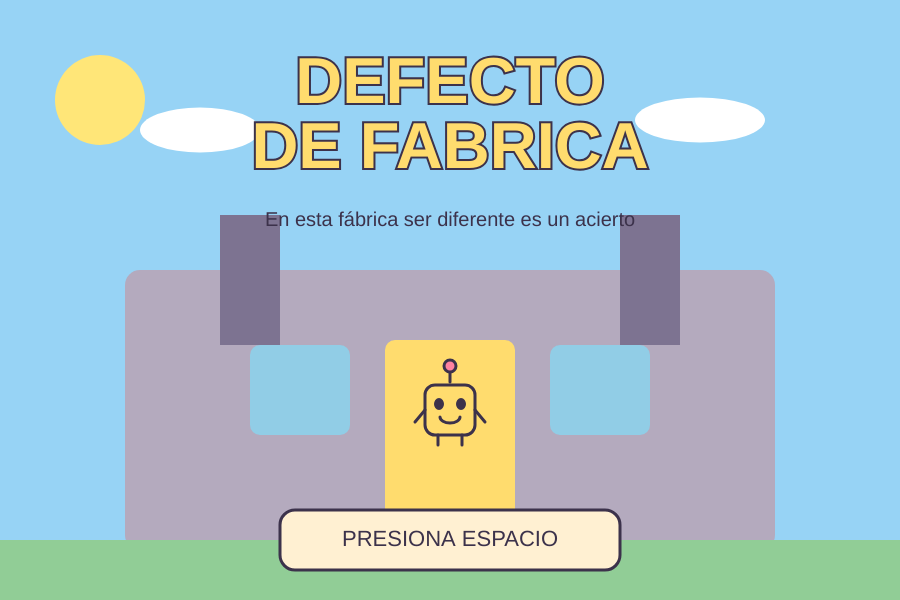
Frame 1 (no input)
Frame 60 (no input): identical to frame 1, image omitted
Frame 120 (the mouse pressed at the canvas centre since frame 60): identical to frame 1, image omitted

The p5.js sketch that drew this single still picture (run headless with seeded random() and noise() and a simulated clock; from frame 60 on, the mouse is pressed at the canvas centre):

// p5.js sketch
// ── sketch.js
/*
Sara Sofía Velásquez
Ejercicio FINAL
Defecto de fábrica

INTERPRETACIÓN DEL PROYECTO

Defecto de fábrica es un videojuego que explora la desobediencia como una forma de pensamiento crítico.
La idea nace de cuestionar por qué normalmente relacionamos obedecer con hacer las cosas bien y desobedecer con cometer errores.

En este juego se invierte esa lógica.El jugador debe hacer lo contrario de las instrucciones de la fábrica para avanzar y ganar.

La fábrica representa un sistema que establece reglas y controla
el comportamiento de los juguetes.

El robot representa al jugador,quien tiene la posibilidad de cuestionar y desafiar esas órdenes.

La frase principal es:
"En esta fábrica ser diferente
es un acierto".

FUNCIONALIDADES

1. El juego tiene cuatro pantallas:
inicio, juego, victoria y derrota.

2. El jugador controla un robot
amarillo creado con la clase Jugador.

3. Los juguetes están construidos
con la clase Juguete y tienen
distintas formas, colores y movimientos.

4. Existen cinco niveles con órdenes
que el jugador debe desobedecer.

5. Cada nivel requiere tres aciertos,
excepto el nivel de espacio.

6. La dificultad aumenta porque
los juguetes se mueven más rápido
al avanzar de nivel.

7. El jugador tiene un tiempo límite
y puede acumular hasta tres errores.

8. Si completa los cinco niveles,
gana y aparece el mensaje:
"GANASTE, ERES UN DESAFIANTE".

9. Si acumula tres errores, pierde
y aparece el mensaje:
"DEJA DE SEGUIR LAS INSTRUCCIONES".

10. El jugador puede interactuar
mediante teclado o mouse.
También puede tocar los juguetes
desde una pantalla táctil.

HERRAMIENTAS DE PROGRAMACIÓN
setup()
draw()
Variables
Condicionales if
Ciclos for
Arreglos
Clases y objetos
Funciones
keyPressed()
mousePressed()
keyIsDown()
random()
dist()
translate() y rotate()
Figuras geométricas

REFERENTE CONCEPTUAL
There Is No Game: Wrong Dimension
Draw Me A Pixel, 2020.

Se tomó como referencia la idea
de cuestionar las instrucciones
para poder avanzar.Esta idea fue adaptada a una fábrica de juguetes con un robot,figuras geométricas y cinco niveles.

REFLEXIÓN PERSONAL

Este proyecto me permitió entender
que la desobediencia no siempre
representa algo negativo.A veces cuestionar una instrucción
puede ser una manera de pensardiferente, desarrollar creatividad
y tomar decisiones propias.
Mi intención es que el jugador experimente la contradicción entre
obedecer y ganar, y reflexione sobre las instrucciones que seguimos
en nuestra vida cotidiana.

DESCRIPCIÓN GENERAL

El jugador controla un robot amarillo
que debe desobedecer las órdenes.

El juego tiene cuatro pantallas:
0: Inicio
1: Juego
2: Victoria
3: Derrota

Cada nivel necesita tres aciertos,
excepto la orden de espacio.

Los juguetes se mueven más rápido
cada vez que se supera un nivel.

El jugador pierde con tres errores.

El jugador se mueve con las flechas
y selecciona juguetes cercanos con E.

También puede tocar los juguetes
con el mouse o una pantalla táctil.

Los dibujos se construyeron con
figuras geométricas de p5.js.
*/

// VARIABLES GENERALES
// Guardan la información del juego.

let juguetes = [];
let jugador;

let pantalla = 0;
let nivel = 0;
let puntos = 0;
let errores = 0;
let aciertosNivel = 0;

let tiempo = 0;
let limite = 1800;

// ARREGLO DE ÓRDENES
// Guarda las instrucciones de los niveles.

let ordenes = [
  "NO TOQUES LAS ESTRELLAS",
  "NO TOQUES LOS CIRCULOS",
  "NO PRESIONES ESPACIO",
  "NO TOQUES LOS TRIANGULOS",
  "NO TOQUES LOS CUADRADOS"
];

// SETUP
// Se ejecuta una sola vez.
// Configura el lienzo y crea los objetos.

function setup() {
  createCanvas(900, 600);

  rectMode(CENTER);
  angleMode(DEGREES);
  textAlign(CENTER, CENTER);

  jugador = new Jugador(450, 470);

  crearJuguetes();
}

// FUNCIÓN PARA CREAR JUGUETES
// Utiliza dos ciclos for para crear
// 12 juguetes organizados en 3 filas
// y 4 columnas.

function crearJuguetes() {
  juguetes = [];

  for (let fila = 0; fila < 3; fila++) {
    for (let columna = 0; columna < 4; columna++) {

      let x = 140 + columna * 205;
      let y = 255 + fila * 105;

      juguetes.push(
        new Juguete(x, y, columna)
      );
    }
  }
}

// DRAW
// Se ejecuta constantemente.
// Utiliza condicionales para mostrar
// la pantalla correspondiente.

function draw() {

  if (pantalla === 0) {
    pantallaInicio();
  }

  if (pantalla === 1) {
    pantallaJuego();
  }

  if (pantalla === 2) {
    pantallaVictoria();
  }

  if (pantalla === 3) {
    pantallaDerrota();
  }
}

// CLASE JUGADOR
// Es el molde para crear el robot.
// Tiene posición, velocidad y
// comportamientos de movimiento,
// dibujo y selección.

class Jugador {

  constructor(x, y) {
    this.x = x;
    this.y = y;
    this.velocidad = 4;
  }

  // MOVER
  // keyIsDown detecta las flechas.
  // constrain evita que el robot
  // salga de los límites del juego.

  mover() {

    if (keyIsDown(LEFT_ARROW)) {
      this.x -= this.velocidad;
    }

    if (keyIsDown(RIGHT_ARROW)) {
      this.x += this.velocidad;
    }

    if (keyIsDown(UP_ARROW)) {
      this.y -= this.velocidad;
    }

    if (keyIsDown(DOWN_ARROW)) {
      this.y += this.velocidad;
    }

    this.x = constrain(this.x, 40, 860);
    this.y = constrain(this.y, 235, 470);
  }

  // MOSTRAR
  // Dibuja el robot amarillo
  // utilizando figuras geométricas.

  mostrar() {

    push();
    translate(this.x, this.y);

    stroke(60, 50, 75);
    strokeWeight(3);

    // Antena
    line(0, -28, 0, -42);

    fill(255, 130, 160);
    ellipse(0, -44, 12);

    // Cuerpo
    fill(255, 220, 110);
    rect(0, 0, 50, 50, 10);

    // Ojos
    fill(60, 50, 75);
    ellipse(-11, -6, 7, 9);
    ellipse(11, -6, 7, 9);

    // Boca
    noFill();
    arc(0, 7, 20, 12, 0, 180);

    // Brazos
    line(-25, 0, -35, 12);
    line(25, 0, 35, 12);

    // Piernas
    line(-12, 25, -12, 35);
    line(12, 25, 12, 35);

    pop();
  }

  // CERCA
  // dist calcula la distancia
  // entre el robot y un juguete.

  cerca(juguete) {

    let d = dist(
      this.x,
      this.y,
      juguete.x,
      juguete.y
    );

    return d < 75;
  }

  // SELECCIONAR
  // Permite interactuar con
  // los juguetes cercanos.
  // Busca el juguete disponible
  // más cercano al robot.

  seleccionar() {

    if (nivel === 2) {
      return;
    }

    let elegido = null;
    let menor = 75;

    for (let i = 0; i < juguetes.length; i++) {

      let d = dist(
        this.x,
        this.y,
        juguetes[i].x,
        juguetes[i].y
      );

      if (
        d < menor &&
        !juguetes[i].liberado
      ) {
        menor = d;
        elegido = juguetes[i];
      }
    }

    if (elegido !== null) {
      comprobar(elegido);
    }
  }
}

// CLASE JUGUETE
// Crea estrellas, círculos,
// triángulos y cuadrados.
// Cada juguete tiene movimiento,
// rotación y reacciones propias.

class Juguete {

  constructor(x, y, tipo) {

    this.x = x;
    this.y = y;
    this.tipo = tipo;

    // random genera movimientos distintos.
    this.velocidad = random(0.5, 1.5);
    this.direccion = random([-1, 1]);

    this.angulo = 0;
    this.giro = random(-1, 1);

    this.feliz = false;
    this.liberado = false;
  }

  // MOVER
  // Hace que los juguetes
  // se desplacen horizontalmente
  // y reboten en los límites.

  mover() {

    this.x += this.velocidad * this.direccion;

    if (this.x > 830) {
      this.x = 830;
      this.direccion = -1;
    }

    if (this.x < 70) {
      this.x = 70;
      this.direccion = 1;
    }
  }

  // GIRAR
  // Modifica el ángulo del juguete.

  girar() {
    this.angulo += this.giro;
  }

  // MOSTRAR
  // Dibuja cada juguete según su tipo.
  // translate y rotate permiten
  // mover y girar las figuras.

  mostrar() {

    push();

    translate(this.x, this.y);
    rotate(this.angulo);

    stroke(60, 50, 75);
    strokeWeight(3);

    // TIPO 0: ESTRELLA ROSADA

    if (this.tipo === 0) {

      fill(255, 145, 180);

      beginShape();

      for (let i = 0; i < 10; i++) {

        let ang = i * 36 - 90;
        let radio = 30;

        if (i % 2 === 1) {
          radio = 15;
        }

        vertex(
          cos(ang) * radio,
          sin(ang) * radio
        );
      }

      endShape(CLOSE);
    }

    // TIPO 1: CÍRCULO AMARILLO

    if (this.tipo === 1) {
      fill(255, 220, 110);
      ellipse(0, 0, 55);
    }

    // TIPO 2: TRIÁNGULO AZUL

    if (this.tipo === 2) {

      fill(120, 195, 255);

      triangle(
        0, -30,
        -30, 25,
        30, 25
      );
    }

    // TIPO 3: CUADRADO VERDE

    if (this.tipo === 3) {
      fill(140, 220, 160);
      rect(0, 0, 55, 55, 8);
    }

    // CARAS DE LOS JUGUETES

    noStroke();
    fill(60, 50, 75);

    ellipse(-9, -5, 6, 7);
    ellipse(9, -5, 6, 7);

    noFill();
    stroke(60, 50, 75);
    strokeWeight(2);

    // Cuando son liberados, sonríen.
    if (this.feliz) {
      arc(0, 5, 22, 17, 0, 180);
    } else {
      line(-7, 9, 7, 9);
    }

    // Marca del juguete liberado.
    if (this.liberado) {

      noStroke();
      fill(255, 240, 100);
      ellipse(0, -40, 12);
    }

    pop();
  }

  // TOCAR
  // Detecta si el mouse o el dedo
  // selecciona un juguete.

  tocar() {

    let d = dist(
      mouseX,
      mouseY,
      this.x,
      this.y
    );

    return d < 30;
  }

  // SALTAR
  // Los juguetes reaccionan
  // cuando se presiona espacio.

  saltar() {
    this.y -= 15;
    this.feliz = true;
  }

  // LIBERAR
  // Cambia el estado del juguete
  // después de una respuesta correcta.

  liberar() {
    this.feliz = true;
    this.liberado = true;
  }
}

// DIBUJAR FÁBRICA
// Construye el escenario mediante
// rectángulos, líneas y círculos.
// El fondo cambia ligeramente de color
// según los puntos acumulados.

function dibujarFabrica() {

  background(
    195 + puntos * 3,
    190 + puntos * 3,
    195 + puntos * 4
  );

  noStroke();

  // Pared
  fill(220, 210, 205);
  rect(450, 330, 900, 400);

  stroke(185, 175, 175);
  strokeWeight(3);

  line(0, 210, 900, 210);
  line(0, 360, 900, 360);

  // Ventanas
  fill(145, 205, 230);
  stroke(70, 65, 75);
  strokeWeight(4);

  rect(160, 285, 150, 100, 8);
  rect(450, 285, 150, 100, 8);
  rect(740, 285, 150, 100, 8);

  line(160, 235, 160, 335);
  line(450, 235, 450, 335);
  line(740, 235, 740, 335);

  // Tuberías
  stroke(120);
  strokeWeight(12);

  line(0, 225, 280, 225);
  line(280, 225, 280, 380);

  line(900, 225, 620, 225);
  line(620, 225, 620, 380);

  // Columnas
  noStroke();
  fill(140, 135, 145);

  rect(35, 375, 70, 330);
  rect(865, 375, 70, 330);

  // Máquinas
  fill(110, 110, 125);

  rect(105, 450, 110, 110, 10);
  rect(795, 450, 110, 110, 10);

  // Botones de las máquinas
  fill(255, 110, 120);
  ellipse(85, 425, 20);

  fill(255, 215, 100);
  ellipse(120, 425, 20);

  fill(140, 220, 160);
  ellipse(775, 425, 20);

  fill(120, 195, 255);
  ellipse(810, 425, 20);

  // Cinta transportadora
  fill(65, 65, 75);
  rect(450, 555, 900, 90);

  fill(125, 125, 135);
  rect(450, 520, 900, 18);

  for (let i = 0; i < 12; i++) {

    fill(100, 100, 110);
    ellipse(i * 80, 560, 25);
  }

  // Luces
  noStroke();

  fill(255, 120, 140);
  ellipse(380, 205, 18);

  fill(255, 220, 110);
  ellipse(450, 205, 18);

  fill(140, 220, 160);
  ellipse(520, 205, 18);
}

// PANTALLA 0: INICIO
// Presenta el título, el concepto
// y el botón para comenzar.
// Se pasa al juego con espacio
// o haciendo clic en el botón.

function pantallaInicio() {

  background(151, 211, 245);

  noStroke();

  // Sol
  fill(255, 230, 120);
  ellipse(100, 100, 90);

  // Nubes
  fill(255);
  ellipse(200, 130, 120, 45);
  ellipse(700, 120, 130, 45);

  // Exterior de la fábrica
  fill(180, 170, 190);
  rect(450, 410, 650, 280, 15);

  // Chimeneas
  fill(125, 115, 145);
  rect(250, 280, 60, 130);
  rect(650, 280, 60, 130);

  // Puerta
  fill(255, 220, 110);
  rect(450, 430, 130, 180, 10);

  // Ventanas
  fill(145, 205, 230);
  rect(300, 390, 100, 90, 10);
  rect(600, 390, 100, 90, 10);

  // Jardín
  fill(145, 205, 150);
  rect(450, 570, 900, 60);

  // Título
  stroke(60, 50, 75);
  strokeWeight(4);

  fill(255, 220, 110);
  textStyle(BOLD);
  textSize(65);

  text("DEFECTO", 450, 85);
  text("DE FABRICA", 450, 150);

  // Frase conceptual
  textStyle(NORMAL);
  noStroke();

  fill(60, 50, 75);
  textSize(20);

  text(
    "En esta fábrica ser diferente es un acierto",
    450,
    220
  );

  // Robot
  jugador.x = 450;
  jugador.y = 410;
  jugador.mostrar();

  // Botón de inicio
  stroke(60, 50, 75);
  strokeWeight(3);

  fill(255, 240, 210);
  rect(450, 540, 340, 60, 15);

  noStroke();
  fill(60, 50, 75);
  textSize(22);

  text("PRESIONA ESPACIO", 450, 540);
}

// PANTALLA 1: JUEGO
// Muestra las órdenes, los juguetes,
// el robot, los puntos y los errores.
// Actualiza los movimientos.
// Controla el tiempo de cada nivel.

function pantallaJuego() {

  dibujarFabrica();

  // Contador del tiempo
  tiempo++;

  // 1800 fotogramas equivalen
  // aproximadamente a 30 segundos
  // si el juego funciona a 60 FPS.
  limite = 1800;

  // Si se acaba el tiempo,
  // el jugador acumula un error.
  if (tiempo >= limite) {

    errores++;
    tiempo = 0;

    if (errores >= 3) {
      pantalla = 3;
      return;
    }
  }

  // Panel superior
  noStroke();

  fill(255, 240, 215);
  rect(450, 60, 850, 90, 15);

  fill(60, 50, 75);
  textSize(25);

  text("DEFECTO DE FABRICA", 450, 35);

  textSize(17);

  text("PUNTOS: " + puntos, 130, 80);
  text("ERRORES: " + errores + "/3", 330, 80);
  text("NIVEL: " + (nivel + 1), 570, 80);

  // Convertir fotogramas a segundos.
  let segundos = ceil(
    (limite - tiempo) / 60
  );

  text("TIEMPO: " + segundos, 755, 80);

  // Orden de la fábrica
  stroke(60, 50, 75);
  strokeWeight(3);

  fill(255, 220, 110);
  rect(450, 145, 580, 65, 15);

  noStroke();
  fill(60, 50, 75);
  textSize(25);

  text(ordenes[nivel], 450, 145);

  // Ciclo que actualiza los juguetes.
  for (let i = 0; i < juguetes.length; i++) {

    juguetes[i].mover();
    juguetes[i].girar();
    juguetes[i].mostrar();
  }

  // Movimiento del robot
  jugador.mover();
  jugador.mostrar();

  // Detectar juguetes cercanos.
  for (let i = 0; i < juguetes.length; i++) {

    if (
      jugador.cerca(juguetes[i]) &&
      !juguetes[i].liberado
    ) {

      noFill();
      stroke(255, 230, 100);
      strokeWeight(3);

      ellipse(
        juguetes[i].x,
        juguetes[i].y,
        75
      );
    }
  }

  noStroke();
  fill(60, 50, 75);
  textSize(16);

  // El nivel 3 necesita
  // solamente un acierto.
  if (nivel === 2) {

    text(
      "ACIERTOS DEL NIVEL: " +
      aciertosNivel + "/1",
      450,
      475
    );

    text(
      "¡DESOBEDECE PRESIONANDO ESPACIO!",
      450,
      495
    );

    // Botón para pantalla táctil
    stroke(60, 50, 75);
    strokeWeight(3);

    fill(255, 220, 110);
    rect(450, 550, 200, 45, 10);

    noStroke();
    fill(60, 50, 75);
    textSize(19);

    text("ESPACIO", 450, 550);

  } else {

    // Los demás niveles
    // necesitan tres aciertos.
    text(
      "ACIERTOS DEL NIVEL: " +
      aciertosNivel + "/3",
      450,
      475
    );

    text(
      "FLECHAS: MOVER | E: ELEGIR | CLIC: TOCAR",
      450,
      495
    );
  }
}

// PANTALLA 2: VICTORIA
// Aparece cuando se completan
// los cinco niveles.
// Muestra colores y confeti
// para representar la liberación.

function pantallaVictoria() {

  background(155, 220, 245);

  noStroke();

  fill(255, 230, 120);
  ellipse(100, 100, 100);

  fill(145, 220, 160);
  rect(450, 560, 900, 80);

  // Confeti
  for (let i = 0; i < 30; i++) {

    fill(
      100 + (i * 25) % 155,
      120 + (i * 40) % 135,
      130 + (i * 15) % 125
    );

    ellipse(
      (i * 73) % 900,
      (i * 47) % 450,
      10
    );
  }

  // Panel de victoria
  fill(255, 240, 205);
  rect(450, 275, 750, 310, 25);

  fill(60, 50, 75);
  textStyle(BOLD);
  textSize(48);

  text("¡GANASTE!", 450, 195);
  text("ERES UN DESAFIANTE", 450, 255);

  textStyle(NORMAL);
  textSize(24);

  text("LIBERASTE A LOS JUGUETES", 450, 320);
  text("PUNTOS: " + puntos, 450, 355);

  // Robot celebrando
  jugador.x = 450;
  jugador.y = 425;
  jugador.mostrar();

  // Botón de reinicio
  fill(255, 220, 110);
  stroke(60, 50, 75);
  strokeWeight(3);

  rect(450, 530, 350, 65, 15);

  noStroke();
  fill(60, 50, 75);
  textSize(22);

  text("ESPACIO PARA REINICIAR", 450, 530);
}

// PANTALLA 3: DERROTA
// Aparece cuando el jugador
// acumula tres errores.
// Los colores oscuros representan
// que la fábrica mantiene el control.

function pantallaDerrota() {

  background(65, 65, 80);

  noStroke();

  // Fábrica oscura
  fill(95, 95, 110);
  rect(450, 420, 650, 280, 15);

  fill(55, 55, 70);
  rect(250, 280, 60, 130);
  rect(650, 280, 60, 130);

  fill(255, 90, 110);
  rect(450, 420, 130, 180, 10);

  fill(120, 40, 60);
  rect(300, 390, 100, 90, 10);
  rect(600, 390, 100, 90, 10);

  fill(45, 45, 60);
  rect(450, 570, 900, 60);

  // Mensaje de derrota
  fill(255, 120, 140);
  textStyle(BOLD);
  textSize(55);

  text("¡PERDISTE!", 450, 125);

  textStyle(NORMAL);
  fill(255);
  textSize(35);

  text("DEJA DE SEGUIR", 450, 210);
  text("LAS INSTRUCCIONES", 450, 255);

  textSize(22);
  text("PUNTOS: " + puntos, 450, 320);

  // Robot
  jugador.x = 450;
  jugador.y = 410;
  jugador.mostrar();

  // Botón para volver a jugar
  fill(255, 220, 110);
  stroke(60, 50, 75);
  strokeWeight(3);

  rect(450, 530, 350, 65, 15);

  noStroke();
  fill(60, 50, 75);
  textSize(22);

  text("INTENTAR OTRA VEZ", 450, 530);
}

// COMPROBAR RESPUESTAS
// Esta función utiliza condicionales
// para determinar si el jugador
// desobedeció correctamente.
// También permite la interacción
// entre Jugador y Juguete.

function comprobar(juguete) {

  if (pantalla !== 1 || nivel === 2) {
    return;
  }

  // Evitar seleccionar dos veces
  // el mismo juguete liberado.
  if (juguete.liberado) {
    return;
  }

  let tipoCorrecto = -1;

  // Nivel 1: estrellas
  if (nivel === 0) {
    tipoCorrecto = 0;
  }

  // Nivel 2: círculos
  if (nivel === 1) {
    tipoCorrecto = 1;
  }

  // Nivel 4: triángulos
  if (nivel === 3) {
    tipoCorrecto = 2;
  }

  // Nivel 5: cuadrados
  if (nivel === 4) {
    tipoCorrecto = 3;
  }

  // Si la respuesta es correcta,
  // el juguete se libera
  // y el jugador gana puntos.
  if (juguete.tipo === tipoCorrecto) {

    juguete.liberar();

    puntos++;
    aciertosNivel++;

    if (aciertosNivel >= 3) {
      siguienteNivel();
    }

  } else {

    // Si es incorrecta,
    // aumenta el contador de errores.
    errores++;

    if (errores >= 3) {
      pantalla = 3;
    }
  }
}

// SIGUIENTE NIVEL
// Aumenta la dificultad sumando
// velocidad a todos los juguetes.
// Reinicia el tiempo y los aciertos.
// Si termina el nivel 5,
// cambia a la pantalla de victoria.

function siguienteNivel() {

  nivel++;
  aciertosNivel = 0;
  tiempo = 0;

  for (let i = 0; i < juguetes.length; i++) {

    juguetes[i].velocidad += 1;

    juguetes[i].liberado = false;
    juguetes[i].feliz = false;
  }

  if (nivel >= 5) {
    pantalla = 2;
  }
}

// MOUSEPRESSED
// Detecta los clics o toques.
// Permite iniciar, reiniciar
// y seleccionar juguetes.
// También permite presionar
// el botón de espacio en iPad.

function mousePressed() {

  // Pantalla inicial
  if (pantalla === 0) {

    if (
      mouseX > 280 &&
      mouseX < 620 &&
      mouseY > 510 &&
      mouseY < 575
    ) {
      iniciarJuego();
    }
  }

  // Pantallas de victoria o derrota
  else if (pantalla === 2 || pantalla === 3) {

    if (
      mouseX > 275 &&
      mouseX < 625 &&
      mouseY > 495 &&
      mouseY < 565
    ) {
      iniciarJuego();
    }
  }

  // Pantalla del juego
  else if (pantalla === 1) {

    // Nivel de espacio
    if (nivel === 2) {

      if (
        mouseX > 350 &&
        mouseX < 550 &&
        mouseY > 525 &&
        mouseY < 575
      ) {
        accionEspacio();
      }

    } else {

      // Selección de juguetes
      for (let i = 0; i < juguetes.length; i++) {

        if (juguetes[i].tocar()) {
          comprobar(juguetes[i]);
          break;
        }
      }
    }
  }
}

// KEYPRESSED
// Detecta cuando el jugador
// presiona una tecla.
// Espacio sirve para comenzar,
// reiniciar o superar el nivel 3.
// La tecla E permite seleccionar
// juguetes cercanos al robot.

function keyPressed() {

  // Barra espaciadora
  if (key === " ") {

    if (
      pantalla === 0 ||
      pantalla === 2 ||
      pantalla === 3
    ) {

      iniciarJuego();

    } else if (
      pantalla === 1 &&
      nivel === 2
    ) {

      accionEspacio();
    }
  }

  // Tecla E
  if (key === "e" || key === "E") {

    if (pantalla === 1) {
      jugador.seleccionar();
    }
  }

  // Evita que las flechas
  // desplacen la página.
  if (
    key === " " ||
    keyCode === UP_ARROW ||
    keyCode === DOWN_ARROW ||
    keyCode === LEFT_ARROW ||
    keyCode === RIGHT_ARROW
  ) {
    return false;
  }
}

// ACCIÓN ESPACIO
// Permite superar el nivel 3
// haciendo lo contrario de la orden
// "NO PRESIONES ESPACIO".
// Los juguetes reaccionan
// saltando y sonriendo.

function accionEspacio() {

  if (pantalla === 1 && nivel === 2) {

    for (let i = 0; i < juguetes.length; i++) {
      juguetes[i].saltar();
    }

    puntos++;
    siguienteNivel();
  }
}

// INICIAR JUEGO
// Reinicia todas las variables,
// devuelve el robot a su posición
// y crea nuevamente los juguetes.
// Cambia a la pantalla de juego.

function iniciarJuego() {

  pantalla = 1;

  puntos = 0;
  nivel = 0;
  errores = 0;
  aciertosNivel = 0;
  tiempo = 0;

  jugador.x = 450;
  jugador.y = 470;

  crearJuguetes();
}
